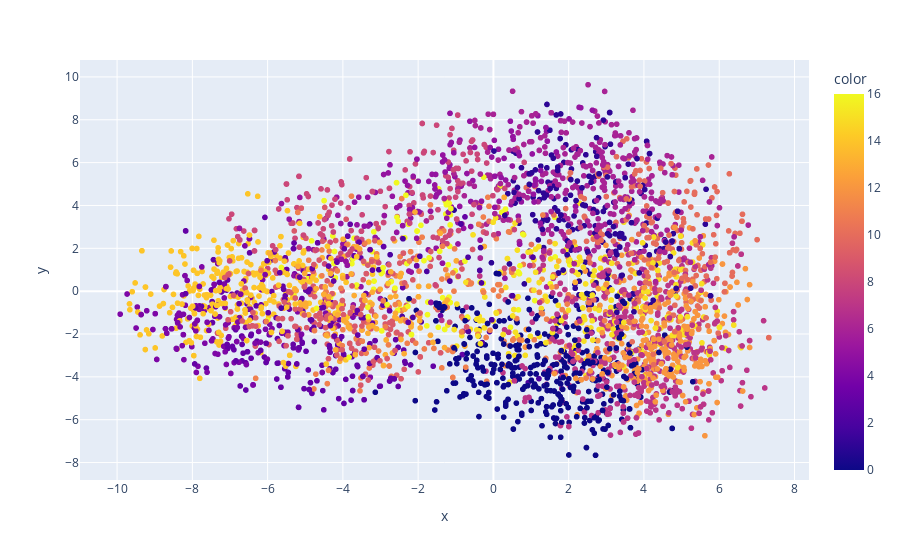

The cell this chart's notebook holds for it:
### Markdown cell above
Now we can use k-means clustering with the PCA-reduced embeddings. Other clustering methods were attempted, such as DBSCAN and HDBSCAN, but the size of the dataset and these methods' rapidly scaling memory requirements led to the environment crashing

### Code cell
import plotly.express as px
from sklearn.cluster import MiniBatchKMeans

pca_visual = PCA(n_components=3)
reduced_pca2 = pca_visual.fit_transform(embeddings)

kmeans = MiniBatchKMeans(n_clusters=17, random_state=1, batch_size=256)
clusters = kmeans.fit_predict(reduced)

print(pd.Series(clusters).value_counts())
fig = px.scatter(x=reduced_pca2[:,0],y=reduced_pca2[:,1],color=clusters)
fig.show(config=config)

### Figure 1 — Plotly figure (JSON) as saved in the notebook; plotly's stock layout.template omitted (floating-point values rounded to 4 significant figures; data arrays with more than 128 entries replaced by an {"elided": "..."} marker saying what was removed)
{"data": [{"hovertemplate": "x=%{x}<br>y=%{y}<br>color=%{marker.color}<extra></extra>", "legendgroup": "", "marker": {"color": {"elided": "5161 int values"}, "coloraxis": "coloraxis", "symbol": "circle"}, "mode": "markers", "name": "", "showlegend": false, "type": "scattergl", "x": {"elided": "5161 float values"}, "xaxis": "x", "y": {"elided": "5161 float values"}, "yaxis": "y"}], "layout": {"coloraxis": {"colorbar": {"title": {"text": "color"}}, "colorscale": [[0, "#0d0887"], [0.1111, "#46039f"], [0.2222, "#7201a8"], [0.3333, "#9c179e"], [0.4444, "#bd3786"], [0.5556, "#d8576b"], [0.6667, "#ed7953"], [0.7778, "#fb9f3a"], [0.8889, "#fdca26"], [1, "#f0f921"]]}, "legend": {"tracegroupgap": 0}, "margin": {"t": 60}, "xaxis": {"anchor": "y", "domain": [0, 1], "title": {"text": "x"}}, "yaxis": {"anchor": "x", "domain": [0, 1], "title": {"text": "y"}}}}
